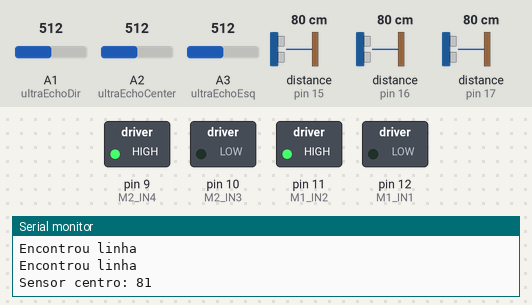
Recording of a sketch running on a simulated Arduino Uno, built with avr-gcc and run on an emulated ATmega328P. Shown: switched loads named in the sketch (green lamp = pin HIGH), the last lines printed to the serial monitor. The inputs (shaded band) are chosen by the test bench; at power-on: distance to the obstacle (sensors on pin 16, pin 15, pin 17) 80 cm, A1 (ultraEchoDir) = 512, A2 (ultraEchoCenter) = 512, A3 (ultraEchoEsq) = 512. The echo pulse lasts 58.3 µs per cm.

Above: at 14.9 s.
15.0 s: distance to the obstacle (sensor on pin 16) set to 23 cm
16.5 s: distance to the obstacle (sensor on pin 16) set to 19 cm
At 17.2 s:
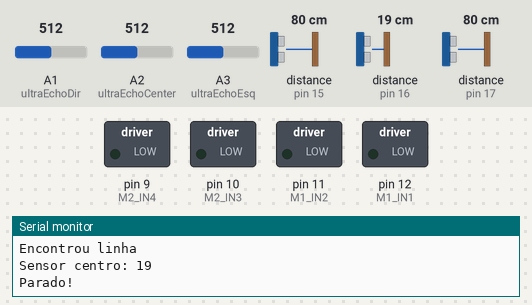
At 20.0 s:
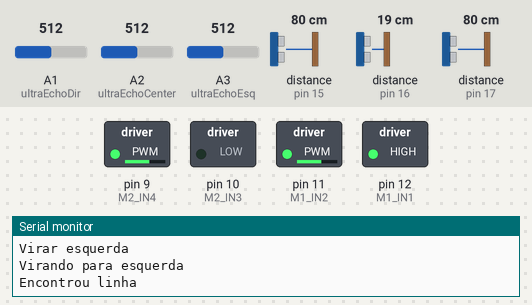
Timing chart, 0 to 25.5 s (numbered marks = the images above; inputs shaded):
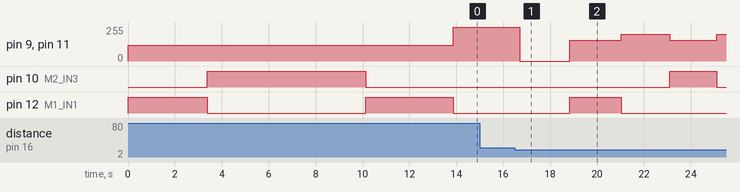

The sketch:

robot.ino
```cpp
#include <NewPing.h>
#include <Arduino.h>
#include "QTRSensors.h"
#include "definicoesGerais.h"                                    //Configuracoes gerais

//Prototipos
void calibraSensoresLinha(void);

/*
    Inicializa sensores de linha
    esquerda -> [1, 2, 3] <- direita
*/
QTRSensorsAnalog qtra((unsigned char[]) {
  1, 2, 3
}, NUM_SENSORES_LINHA);

/*
  Instancia sensores ultrasonicos utilizando a biblioteca NewPing
*/
NewPing sonarCenter(ultraTrigCenter, ultraEchoCenter, 2000);
NewPing sonarDir(ultraTrigDir, ultraEchoDir, 2000);
NewPing sonarEsq(ultraTrigEsq, ultraEchoEsq, 2000);

//Cria vetor para gravar valores dos sensores separadamente
unsigned int valorSensores[NUM_SENSORES_LINHA];

int erro = 0;
int ultimoerro = 0;                                                 //Inicia variavel global para armazenar ultimo erro
/*
    Utilizado metodo de tentativa e erro para obter valores de Kp e Kd
*/
bool calibrado = false;                                            // Define se robo esta ou nao calibrado
bool perdeuLinha = false;                                          // Inicia variavel global para definir se robo perdeu
bool desviandoObjeto = false;                                      // Inicia variavel que verifica se robo esta ou nao desviando um objeto
bool buscandoLinha = false;                                        // Caso o robo perca a linha, inicia-se a busca pela mesma
bool virarRobo = false;
bool desviouDireita = false;
bool desviouEsquerda = false;

void setup()
{
  //Inicializa comunicacao serial
  Serial.begin(9600);

  /*
      Inicializa motores
      M1 = Esquerda
      M2 = Direita
  */
  pinMode(M1_IN1, OUTPUT);
  pinMode(M1_IN2, OUTPUT);
  pinMode(M2_IN3, OUTPUT);
  pinMode(M2_IN4, OUTPUT);
  /*
    Inicia sensores ultrasonicos
  */
  pinMode(ultraEchoCenter, INPUT);
  pinMode(ultraTrigCenter, OUTPUT);
  pinMode(ultraEchoEsq, INPUT);
  pinMode(ultraTrigEsq, OUTPUT);
  pinMode(ultraEchoDir, INPUT);
  pinMode(ultraTrigDir, OUTPUT);
  digitalWrite(ultraTrigDir, LOW);
  delayMicroseconds(10);

  //Calibrar sensores
  calibraSensoresLinha();
}

void loop()
{
  float Kp = 4.7;                                                                        //Define constante proporcional, com valor testado e adequado manualmente
  float Kd = 0.2;
  unsigned int posicao = qtra.readLine(valorSensores);                                //faz leitura dos sensores de linha a todo momento.
  /*
    Caso o robo encontre um objeto proximo a ele, iniciar imediatamente o desvio.
  */
  Serial.print("Sensor centro: ");
  Serial.println(distanciaSensor(sonarCenter));
  if (((distanciaSensor(sonarCenter) <= SETPOINTULTRASONIC) && (distanciaSensor(sonarCenter) >= 5)) && calibrado && !desviandoObjeto) { //Verifica se robo esta prox. de um objeto atraves de seu sensor central
    desviandoObjeto = true;                                                                                                            //Caso detecte um objeto em sua frente sera considerado que o robo perdeu a linha
    perdeuLinha = true;                                                                                                                // e esta desviando de um objeto para ficar mais facil de buscar a linha novamente.
    pararRobo();
    checkUltraLado();                                                                                                                  //Faz verificacao do lado em que o robo podera desviar do objeto.
  }
  /*
    Caso o robo esteja na linha, vamos executar o cod abaixo e seguir a linha encontrada
  */
  if (!desviandoObjeto && calibrado && !perdeuLinha) {                               //Caso o robo esteja em linha (perdeuLinha = false) e esteja calirado,
    //vamos seguir a linha
    //Kp = 4.0;                                                                        //Define constante proporcional, com valor testado e adequado manualmente
    //Kd = 0.4;                                                                        //Define constante derivativa, com valor testado e adequado manualmente
    erro = posicao - 1000;                                                       //Define erro, quando erro for = 0 quer dizer que o robo esta em linha.
    int velocidadeMotor = Kp * erro + Kd * (erro - ultimoerro);                      //Faz Calculo PID para a velocidade do motor
    ultimoerro = erro;                                                               //Armazena ultimoerro
    int M1velocidade = VELOCIDADE_MAXIMA - velocidadeMotor;                          //Define velocidade do motor com base na saída (Output) do PID
    int M2velocidade = VELOCIDADE_MAXIMA + velocidadeMotor;                          //Define velocidade do motor com base na saída (Output) do PID
    acionaMotores(M1velocidade, M2velocidade);                                       //Aciona motores com velocidade passada para os mesmos.
    limiteLinha();
  }
  limiteLinha();
}
```

definicoesGerais.h
```cpp
#ifndef DEFINICOESGERAIS_H

#define NUM_SENSORES_LINHA 3 //Numero de sensores de linha

//Porta dos motores
#define M1_IN1 12
#define M1_IN2 11    //Usado para alterar a direcao do motor
#define M2_IN3 10    //IDEM
#define M2_IN4 9

#define branco 400

//Portas Sensores Ultrasonicos
#define ultraEchoCenter 16
#define ultraEchoEsq 17
#define ultraEchoDir 15
#define ultraTrigCenter 19
#define ultraTrigEsq 18
#define ultraTrigDir 14

//Define limites de velocidade para o motor M1 e M2
#define VELOCIDADE_MAXIMA 255
#define VELOCIDADE_MAXIMA_DESVIANDO_OBJ 200
#define VELOCIDADE_MAXIMA_SEM_LINHA 200

//Setpoint ou distancia desejada para robo ficar distante d eum objeto
#define SETPOINTULTRASONIC 20

#endif
```

motores.ino
```cpp
/*
Virar o robo 90º para direita para desviar de obstaculo pela direita
*/
void virarDireita() {
  Serial.println("Virando para direita");
  digitalWrite(M1_IN1, LOW);
  digitalWrite(M2_IN3, HIGH);                                      //Esteira para frente
  analogWrite(M1_IN2, 155);                                       //Esteira para tras
  analogWrite(M2_IN4, 155);
  limiteLinha();
  delay(2000);//Espera por um segundo
  //pararRobo();
}
/*
Virar o robo 90º para esquerda para desviar de obstaculo para esquerda
*/
void virarEsquerda() {
  Serial.println("Virando para esquerda");
  digitalWrite(M1_IN1, HIGH);
  digitalWrite(M2_IN3, LOW);
  analogWrite(M1_IN2, 155);                                       //Esteira para tras
  analogWrite(M2_IN4, 155);
  limiteLinha();
  delay(2200);//Espera um segundo
  //pararRobo();
}
/*
  Parar o robo completamente
*/
void pararRobo() {
  Serial.println("Parado!");
  digitalWrite(M1_IN1, LOW);
  analogWrite(M1_IN2, 0);
  digitalWrite(M2_IN3, LOW);
  analogWrite(M2_IN4, 0);
  delay(2000);
  Serial.println("Continuando...");
}
/*
  Aciona Motores de acordo com a velocidade passada para a func.
*/
void acionaMotores(int M1velocidade, int M2velocidade) {
  /*
    Caso velocidade definida pelo PID ou outro método seja maior que 255
    a velocidade é definida como 255 para não acontecer sobrecarga de tensão
  */
  int VELOCIDADE = 0;
  if (desviandoObjeto) {
    VELOCIDADE = VELOCIDADE_MAXIMA_DESVIANDO_OBJ;
  } else {
    VELOCIDADE = VELOCIDADE_MAXIMA;
  }
  if (M1velocidade > VELOCIDADE)                                              //Caso a velocidade do motor 1 seja superior da permitida, mudar para velocidade base
    M1velocidade = VELOCIDADE;
  if (M2velocidade > VELOCIDADE)                                              //Caso a velocidade do motor 1 seja superior da permitida, mudar para velocidade base
    M2velocidade = VELOCIDADE;
  if (M1velocidade > 0) {                                                            //Caso a velocidade do motor for maior que 0 movemos esteira para frente
    digitalWrite(M1_IN1, LOW);
  } else {
    if (!desviandoObjeto) {
      M1velocidade = 0;
    } else {
      digitalWrite(M1_IN1, HIGH);
    }
  }
  if (M2velocidade > 0) {                                                            //Caso a velocidade do motor for maior que 0 movemos esteira para frente
    digitalWrite(M2_IN3, LOW);
  } else {       //Caso a velocidade do motor for maior que 0 movemos esteira para trás
    if (!desviandoObjeto) {
      M2velocidade = 0;
    } else {
      digitalWrite(M2_IN3, HIGH);
    }
  }
  analogWrite(M1_IN2, M1velocidade);                                                 //Aciona motores com velocidade passada
  analogWrite(M2_IN4, M2velocidade);                                                 //Aciona motores com velocidade passada
}
```

sens_linha.ino
```cpp
/*
   Rotina basica para calibrar os sensores de leitura de linha utilizando a biblioteca da POLOLU chamada
   QTRsensors.h contendo diversos recursos para armazenar os valores da linha.
*/
void calibraSensoresLinha()
{
  /*
    Rotina para calibrar o robo no que o mesmo e ligado. Armazenando os valores maximos e minimos.
  */
  Serial.println("Calibrando...");
  digitalWrite(M1_IN1, HIGH);
  analogWrite(M1_IN2, 120);                                       //Esteira para tras
  digitalWrite(M2_IN3, LOW);                                      //Esteira para frente
  analogWrite(M2_IN4, 120);
  for (int i = 0; i < 75; i++) {
    qtra.calibrate();
    delay(20);
  }
  digitalWrite(M1_IN1, LOW);                                       //Esteira para frente
  analogWrite(M1_IN2, 120);
  digitalWrite(M2_IN3, HIGH);                                      //Esteira para tras
  analogWrite(M2_IN4, 120);
  for (int i = 0; i < 150; i++) {
    qtra.calibrate();
    delay(20);
  }
  digitalWrite(M1_IN1, HIGH);
  analogWrite(M1_IN2, 120);                                       //Esteira para tras
  digitalWrite(M2_IN3, LOW);                                      //Esteira para frente
  analogWrite(M2_IN4, 120);
  for (int i = 0; i < 80; i++) {
    qtra.calibrate();
    delay(20);
  }
  for (int i = 0; i < 3; i++) {
    Serial.print("Sensor ");
    Serial.print(i);
    Serial.print(": ");
    Serial.println(qtra.calibratedMinimumOn[i]);
  }
  calibrado = true;
}


/*
  Checagem para ver se robo está ou não na linha
*/
bool limiteLinha() {
  qtra.readLine(valorSensores);                                //faz leitura das posicoes dos sensores
  /*
     Faz comparacao do valor dos sensores com o valor minimo obtido durante a calibracao
  */
  if (analogRead(1) < branco && analogRead(2) < branco && analogRead(3) < branco) {
    Serial.println("Perdeu linha");
    perdeuLinha = true;
    return true;
  } else {
    Serial.println("Encontrou linha");
    desviandoObjeto = false;
    perdeuLinha = false;
    virarRobo = false;
    desviouDireita = false;
    desviouEsquerda = false;
    return false;
  }
}
```

sens_ultrasonic.ino
```cpp
/*
  Checar qual lado (Esquerdo ou Direito) possui um obstaculo mais longe e começar o desvio por ele;
*/
bool checkUltraLado() {
  //virar para direita, onde o sensor da direita estï¿½ï¿½ com um sensor mais longe que o da direita
  Serial.println("em checkUltraLado");
  if (desviandoObjeto) {
    if (distanciaSensor(sonarDir) > distanciaSensor(sonarEsq)) {
      //Virar para direita
      Serial.println("Virar Direita ");
      virarDireita();
      desviarObjDireita();
      return true;
    } else {
      //Virar para esquerda
      Serial.println("Virar esquerda ");
      virarEsquerda();
      desviarObjEsquerda();
      return false;
    }
  }
}
/*
  Desvia Objeto pela esquerda
*/
void desviarObjEsquerda() {
  int distanciaLateral;
  //Andar para frente para fazer a primeira curva
  acionaMotores(VELOCIDADE_MAXIMA_DESVIANDO_OBJ, VELOCIDADE_MAXIMA_DESVIANDO_OBJ);
  //Anda por 1 segundo para compensar a perca de sinal da traseira
  delay(1000);
  acionaMotores(VELOCIDADE_MAXIMA_DESVIANDO_OBJ, VELOCIDADE_MAXIMA_DESVIANDO_OBJ);
  do{
    distanciaLateral = distanciaSensor(sonarDir);
  }while(distanciaLateral <= SETPOINTULTRASONIC || distanciaLateral == 0);
  //Para realizar a primeira cuva
  acionaMotores(VELOCIDADE_MAXIMA_DESVIANDO_OBJ, VELOCIDADE_MAXIMA_DESVIANDO_OBJ);
  delay(1000);
  virarDireita();
  acionaMotores(VELOCIDADE_MAXIMA_DESVIANDO_OBJ, VELOCIDADE_MAXIMA_DESVIANDO_OBJ);
  delay(2000);
  acionaMotores(VELOCIDADE_MAXIMA_DESVIANDO_OBJ, VELOCIDADE_MAXIMA_DESVIANDO_OBJ);
   do{
    distanciaLateral = distanciaSensor(sonarDir);
  }while(distanciaLateral <= SETPOINTULTRASONIC || distanciaLateral == 0);

  //Para realizar a segunda curva
  acionaMotores(VELOCIDADE_MAXIMA_DESVIANDO_OBJ, VELOCIDADE_MAXIMA_DESVIANDO_OBJ);
  delay(1000);
  virarDireita();
  acionaMotores(VELOCIDADE_MAXIMA_DESVIANDO_OBJ, VELOCIDADE_MAXIMA_DESVIANDO_OBJ);
  delay(1500);
  acionaMotores(VELOCIDADE_MAXIMA_DESVIANDO_OBJ, VELOCIDADE_MAXIMA_DESVIANDO_OBJ);
   do{
    distanciaLateral = distanciaSensor(sonarDir);
  }while(limiteLinha());
  Serial.println("Buscando Linha...");
  desviouEsquerda = true;
}
/*
  Desvia Objeto pela direita
*/
void desviarObjDireita() {
  int distanciaLateral;
  //Andar para frente para fazer a primeira curva
  acionaMotores(VELOCIDADE_MAXIMA_DESVIANDO_OBJ, VELOCIDADE_MAXIMA_DESVIANDO_OBJ);
  //Anda por 1 segundo para compensar a perca de sinal da traseira
  delay(1000);
  acionaMotores(VELOCIDADE_MAXIMA_DESVIANDO_OBJ, VELOCIDADE_MAXIMA_DESVIANDO_OBJ);
  do{
    distanciaLateral = distanciaSensor(sonarEsq);
  }while(distanciaLateral <= SETPOINTULTRASONIC || distanciaLateral == 0);
  //Para realizar a primeira cuva
  acionaMotores(VELOCIDADE_MAXIMA_DESVIANDO_OBJ, VELOCIDADE_MAXIMA_DESVIANDO_OBJ);
  delay(1000);
  virarEsquerda();
  acionaMotores(VELOCIDADE_MAXIMA_DESVIANDO_OBJ, VELOCIDADE_MAXIMA_DESVIANDO_OBJ);
  delay(2000);
  acionaMotores(VELOCIDADE_MAXIMA_DESVIANDO_OBJ, VELOCIDADE_MAXIMA_DESVIANDO_OBJ);
   do{
    distanciaLateral = distanciaSensor(sonarEsq);
  }while(distanciaLateral <= SETPOINTULTRASONIC || distanciaLateral == 0);

  //Para realizar a segunda curva
  acionaMotores(VELOCIDADE_MAXIMA_DESVIANDO_OBJ, VELOCIDADE_MAXIMA_DESVIANDO_OBJ);
  delay(1000);
  virarEsquerda();
  acionaMotores(VELOCIDADE_MAXIMA_DESVIANDO_OBJ, VELOCIDADE_MAXIMA_DESVIANDO_OBJ);
  delay(2000);
  acionaMotores(VELOCIDADE_MAXIMA_DESVIANDO_OBJ, VELOCIDADE_MAXIMA_DESVIANDO_OBJ);
   do{
    distanciaLateral = distanciaSensor(sonarEsq);
  }while(limiteLinha());
  desviouDireita = true;
}
int distanciaSensor(NewPing Sensor) {
  return Sensor.ping_median(3) / US_ROUNDTRIP_CM;                                           //Retorna distancia do sensor ultrasonic medido pela media de 3 medições
}
```

Measured:
- the behaviour switches between 21 and 20 cm on distance to the obstacle (sensor on pin 16) (found by bisection; images 0 and 1)
- after the input at 16.5 s, pin 9 (M2_IN4), pin 11 (M1_IN2): 255/255 → 0/255 after 0.20 s, → 155/255 2.1 s later, → 200/255 2.2 s later, → 155/255 2.1 s later, … (5 changes in this stretch); pin 10 (M2_IN3): LOW → HIGH after 6.6 s, → LOW 2.0 s later; pin 12 (M1_IN1): LOW → HIGH after 2.3 s, → LOW 2.2 s later
